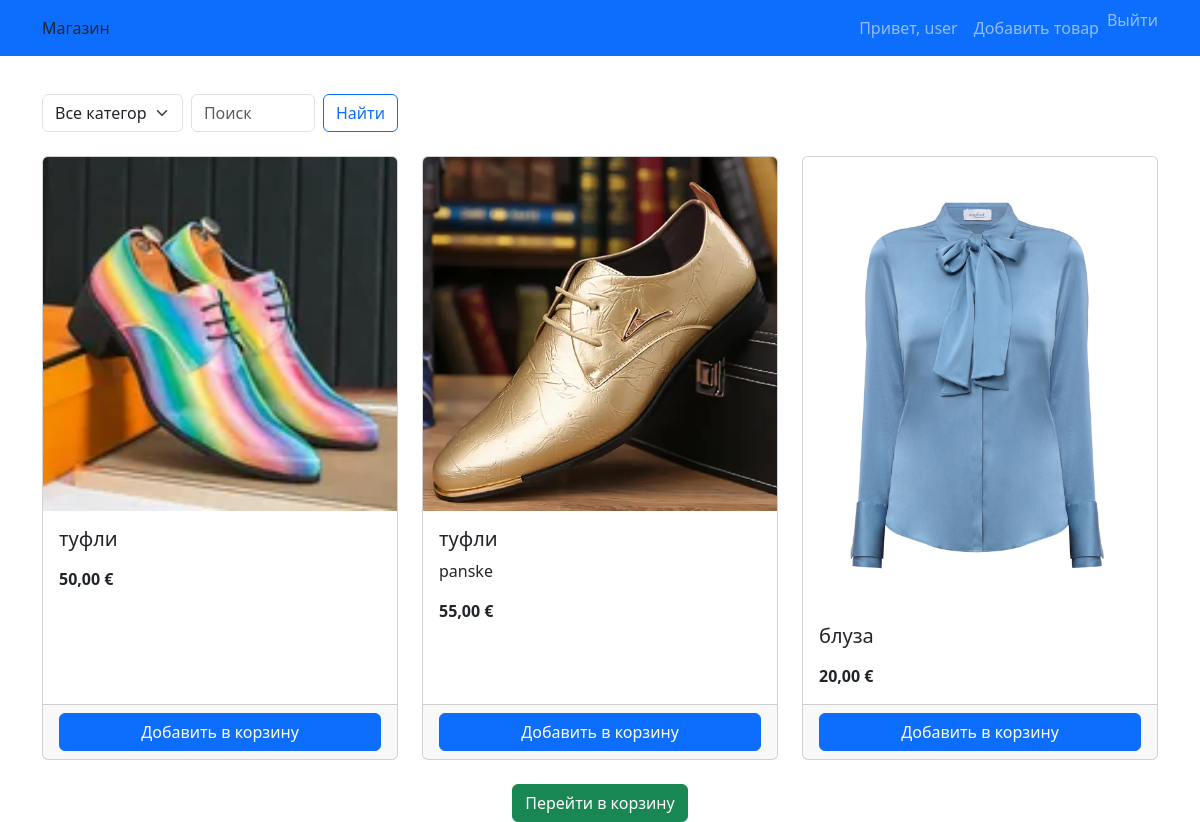
The app's page / (signed in) with its own data.
### shop/models.py (models this page shows, shortened)
class Product(models.Model):
    category = models.ForeignKey(Category, on_delete=models.CASCADE)
    name = models.CharField(max_length=255)
    description = models.TextField(blank=True)
    price = models.DecimalField(max_digits=10, decimal_places=2)
    image = models.ImageField(upload_to='products/', blank=True, null=True)
    available = models.BooleanField(default=True)

### shop/views.py (the view)
# urls.py: path('', catalog, name='catalog'),
def catalog(request):
    categories = Category.objects.all()
    q = request.GET.get('q', '')
    c = request.GET.get('cat', '')
    products = Product.objects.filter(available=True)
    if c:
        products = products.filter(category_id=c)
    if q:
        products = products.filter(Q(name__icontains=q) | Q(description__icontains=q))
    return render(request, 'catalog.html', {'categories': categories, 'products': products})

### shop/templates/catalog.html (shortened to what this page needs)
{% extends 'base.html' %}
{% block content %}
<div class="row mb-4">
  <div class="col-md-4">
    <form method="get" class="d-flex">
      <select name="cat" class="form-select me-2">
        <option value="">Все категории</option>
      </select>
      <input type="text" name="q" class="form-control me-2" placeholder="Поиск" value="{{ request.GET.q }}">
      <button type="submit" class="btn btn-outline-primary">Найти</button>
    </form>
  </div>
</div>
<div class="row">
  {% for product in products %}
    <div class="col-md-4 mb-4">
      <div class="card h-100">
        {% if product.image %}
          <img src="{{ product.image.url }}" class="card-img-top" alt="{{ product.name }}">
        {% else %}
          <img src="/static/images/no-image.jpg" class="card-img-top" alt="Нет изображения">
        {% endif %}
        <div class="card-body">
          <h5 class="card-title">{{ product.name }}</h5>
          <p class="card-text">{{ product.description|truncatechars:100 }}</p>
          <p class="card-text fw-bold">{{ product.price }} €</p>
        </div>
        <div class="card-footer">
          {% if user.is_authenticated %}
            <a href="{% url 'add_to_cart' product.id %}" class="btn btn-primary w-100">Добавить в корзину</a>
          {% else %}
            <a href="{% url 'login' %}?next={{ request.path }}" class="btn btn-outline-primary w-100">Войти, чтобы купить</a>
          {% endif %}
        </div>
      </div>
    </div>
  {% endfor %}
</div>
<div class="text-center">
  <a href="{% url 'view_cart' %}" class="btn btn-success">Перейти в корзину</a>
</div>
{% endblock %}

### shop/templates/base.html (shortened to what this page needs)
<!DOCTYPE html>
<html lang="ru">
<head>
  <link href="https://cdn.jsdelivr.net/npm/bootstrap@5.3.0/dist/css/bootstrap.min.css" rel="stylesheet">
</head>
<body>
  <nav class="navbar navbar-expand-lg navbar-dark bg-primary fixed-top">
    <div class="container">
      <a class="nav-link {% if request.resolver_match.url_name == 'catalog' %}active{% endif %}" href="{% url 'catalog' %}">Магазин</a>
      <div class="collapse navbar-collapse" id="navbarNav">
        <ul class="navbar-nav ms-auto">
          {% if user.is_authenticated %}
            <li class="nav-item">
              <a class="nav-link" href="{% url 'account' %}">Привет, {{ user.get_full_name|default:user.username|default:"Гость"  }}</a>
            </li>
            {% if user.is_staff %}
              <li class="nav-item">
                <a class="nav-link" href="{% url 'add_product' %}">Добавить товар</a>
              </li>
            {% endif %}
            <li class="nav-item">
              <form action="{% url 'logout' %}" method="post" class="d-inline">
                <button type="submit" class="btn btn-link nav-link" style="padding: 0; border: none;">Выйти</button>
              </form>
            </li>
          {% endif %}
        </ul>
      </div>
    </div>
  </nav>
  <div class="container mt-4">
    {% block content %}{% endblock %}
  </div>
</body>
</html>

### shop/templates/base.html (style rules this page uses)
body { padding-top: 70px; }

### records on screen
Product: image (picture), name "туфли", price "50,00"
Product: image (picture), name "туфли", description "panske", price "55,00"
Product: image (picture), name "блуза", price "20,00"

### other values on screen
{{ user.get_full_name|default:user.username|default:"Гость" }} "user"
